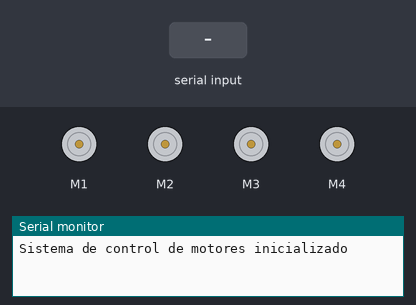
Recording of a sketch running on a simulated Arduino Uno, built with avr-gcc and run on an emulated ATmega328P. On the bench: 4 × DC motor (green arrow = forward, orange = backward, longer = faster), the last lines printed to the serial monitor. The test bench sets the inputs (shaded band).

Above: at 1.2 s.
1.3 s: "synchronized,1\n" received over Serial
At 1.8 s:
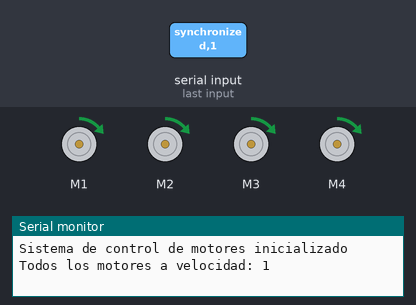
2.8 s: "differential,150\n" received over Serial
At 4.0 s:
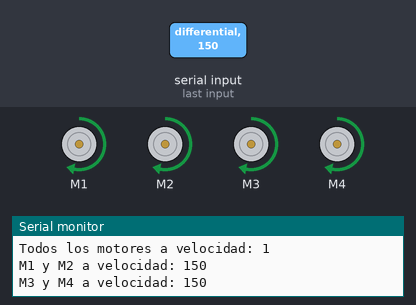
4.3 s: "off,0\n" received over Serial
At 4.9 s:
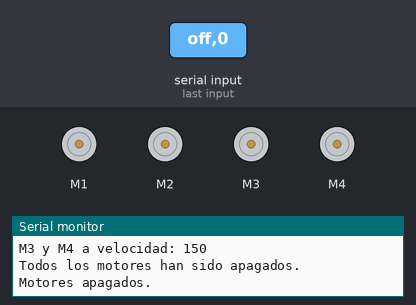
Timing chart, 0 to 7.3 s (numbered marks = the images above; inputs shaded):
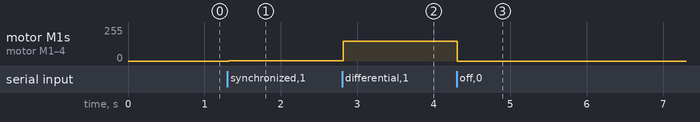

The sketch:

motores.ino
```cpp
#include <AFMotor.h>  // Incluir la librería AFMotor para controlar el L293D Shield

// Definición de motores DC
AF_DCMotor motor1(1); // Motor 1 en el canal 1
AF_DCMotor motor2(2); // Motor 2 en el canal 2
AF_DCMotor motor3(3); // Motor 3 en el canal 3
AF_DCMotor motor4(4); // Motor 4 en el canal 4

void setup() {
  Serial.begin(9600);
  Serial.println("Sistema de control de motores inicializado");
}

void loop() {
  // Procesar comandos seriales
  if (Serial.available() > 0) {
    String command = Serial.readStringUntil('\n');
    command.trim(); // Eliminar espacios en blanco

    // Comando para apagar motores
    if (command == "off,0") {
      apagarMotores();
      Serial.println("Motores apagados.");
    }
    // Comandos para motores
    else {
      procesarComandoMotor(command);
    }
  }
}

// Procesar comando para motores
void procesarComandoMotor(String command) {
  int firstComma = command.indexOf(','); // Primera coma
  if (firstComma == -1) return;

  String mode = command.substring(0, firstComma); // Modo
  String speeds = command.substring(firstComma + 1); // Velocidades

  // Controlar los motores según el modo
  if (mode == "synchronized") {
    // Modo sincronizado: todos los motores a la misma velocidad
    int secondComma = speeds.indexOf(','); // Segunda coma
    int speed = speeds.substring(0, secondComma).toInt(); // Velocidad
    String direction = speeds.substring(secondComma + 1); // Dirección
    bool reverse = direction == "reverse";
    controlarMotoresTodos(speed, reverse);
  }
  else if (mode == "differential") {
    // Modo diferencial: dos pares de motores con velocidades diferentes
    int comma1 = speeds.indexOf(','); // Primera coma
    int comma2 = speeds.indexOf(',', comma1 + 1); // Segunda coma
    int comma3 = speeds.indexOf(',', comma2 + 1); // Tercera coma

    int speed1 = speeds.substring(0, comma1).toInt(); // Velocidad M1/M2
    String direction1 = speeds.substring(comma1 + 1, comma2); // Dirección M1/M2
    int speed2 = speeds.substring(comma2 + 1, comma3).toInt(); // Velocidad M3/M4
    String direction2 = speeds.substring(comma3 + 1); // Dirección M3/M4

    bool reverse1 = direction1 == "reverse1";
    bool reverse2 = direction2 == "reverse2";

    controlarMotoresM1M2(speed1, reverse1);
    controlarMotoresM3M4(speed2, reverse2);
  }
  else if (mode == "independent") {
    // Modo independiente: cada motor con su propia velocidad
    int comma1 = speeds.indexOf(','); // Primera coma
    int comma2 = speeds.indexOf(',', comma1 + 1); // Segunda coma
    int comma3 = speeds.indexOf(',', comma2 + 1); // Tercera coma
    int comma4 = speeds.indexOf(',', comma3 + 1); // Cuarta coma
    int comma5 = speeds.indexOf(',', comma4 + 1); // Quinta coma
    int comma6 = speeds.indexOf(',', comma5 + 1); // Sexta coma
    int comma7 = speeds.indexOf(',', comma6 + 1); // Séptima coma

    int speed1 = speeds.substring(0, comma1).toInt(); // Velocidad M1
    String direction1 = speeds.substring(comma1 + 1, comma2); // Dirección M1
    int speed2 = speeds.substring(comma2 + 1, comma3).toInt(); // Velocidad M2
    String direction2 = speeds.substring(comma3 + 1, comma4); // Dirección M2
    int speed3 = speeds.substring(comma4 + 1, comma5).toInt(); // Velocidad M3
    String direction3 = speeds.substring(comma5 + 1, comma6); // Dirección M3
    int speed4 = speeds.substring(comma6 + 1, comma7).toInt(); // Velocidad M4
    String direction4 = speeds.substring(comma7 + 1); // Dirección M4

    bool reverse1 = direction1 == "reverse1";
    bool reverse2 = direction2 == "reverse2";
    bool reverse3 = direction3 == "reverse3";
    bool reverse4 = direction4 == "reverse4";

    controlarMotorIndividual(1, speed1, reverse1);
    controlarMotorIndividual(2, speed2, reverse2);
    controlarMotorIndividual(3, speed3, reverse3);
    controlarMotorIndividual(4, speed4, reverse4);
  }
  else {
    Serial.println("Modo no válido.");
  }
}

// Funciones para controlar los motores
void controlarMotoresTodos(int velocidad, bool reverse) {
    motor1.setSpeed(velocidad);
    motor2.setSpeed(velocidad);
    motor3.setSpeed(velocidad);
    motor4.setSpeed(velocidad);

    if (reverse) {
        motor1.run(BACKWARD);
        motor2.run(BACKWARD);
        motor3.run(BACKWARD);
        motor4.run(BACKWARD);
    } else {
        motor1.run(FORWARD);
        motor2.run(FORWARD);
        motor3.run(FORWARD);
        motor4.run(FORWARD);
    }

    Serial.print("Todos los motores a velocidad: ");
    Serial.println(velocidad);
}

void controlarMotoresM1M2(int velocidad, bool reverse) {
    motor1.setSpeed(velocidad);
    motor2.setSpeed(velocidad);

    if (reverse) {
        motor1.run(BACKWARD);
        motor2.run(BACKWARD);
    } else {
        motor1.run(FORWARD);
        motor2.run(FORWARD);
    }

    Serial.print("M1 y M2 a velocidad: ");
    Serial.println(velocidad);
}

void controlarMotoresM3M4(int velocidad, bool reverse) {
    motor3.setSpeed(velocidad);
    motor4.setSpeed(velocidad);

    if (reverse) {
        motor3.run(BACKWARD);
        motor4.run(BACKWARD);
    } else {
        motor3.run(FORWARD);
        motor4.run(FORWARD);
    }

    Serial.print("M3 y M4 a velocidad: ");
    Serial.println(velocidad);
}

void controlarMotorIndividual(int motorNum, int velocidad, bool reverse) {
    switch (motorNum) {
        case 1:
            motor1.setSpeed(velocidad);
            motor1.run(reverse ? BACKWARD : FORWARD);
            break;
        case 2:
            motor2.setSpeed(velocidad);
            motor2.run(reverse ? BACKWARD : FORWARD);
            break;
        case 3:
            motor3.setSpeed(velocidad);
            motor3.run(reverse ? BACKWARD : FORWARD);
            break;
        case 4:
            motor4.setSpeed(velocidad);
            motor4.run(reverse ? BACKWARD : FORWARD);
            break;
    }

    Serial.print("Motor ");
    Serial.print(motorNum);
    Serial.print(" a velocidad: ");
    Serial.println(velocidad);
}

void apagarMotores() {
  motor1.setSpeed(0);
  motor2.setSpeed(0);
  motor3.setSpeed(0);
  motor4.setSpeed(0);

  motor1.run(RELEASE); // Detener motor 1
  motor2.run(RELEASE); // Detener motor 2
  motor3.run(RELEASE); // Detener motor 3
  motor4.run(RELEASE); // Detener motor 4

  Serial.println("Todos los motores han sido apagados.");
}
```

Measured:
- after the input at 1.3 s, motor M1–4: stopped → forward 1/255 at once
- after the input at 2.8 s, motor M1–4: forward 1/255 → forward 150/255 at once
- after the input at 4.3 s, motor M1–4: forward 150/255 → stopped at once
